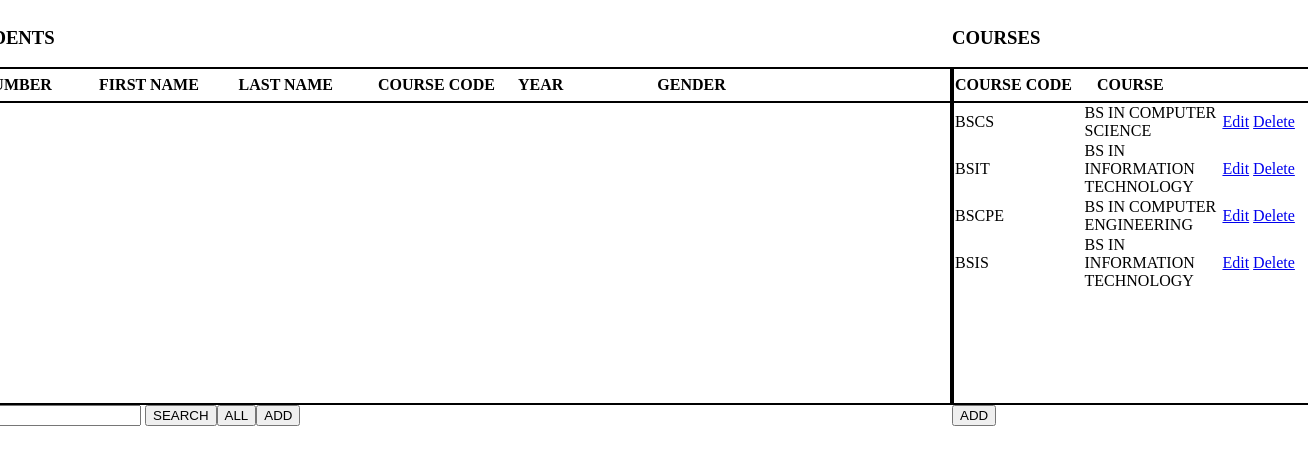
Screenshot of /search with the database file from the repository.
### tables this page shows
CREATE TABLE Courses(
    id INTEGER PRIMARY KEY AUTOINCREMENT,
    course_code TEXT,
    course_name TEXT
);

### run.py (the view)
@app.route('/search', methods=['GET', 'POST'])
def search_student():
    id_number = request.form.get('id_number')
    connection = sqlite3.connect("students.db")
    connection.row_factory = sqlite3.Row
    cursor = connection.cursor()
    cursor.execute("SELECT * FROM Students WHERE id_number = ?", (id_number,))
    data = cursor.fetchall()
    cursor.execute("SELECT * FROM Courses")
    datas = cursor.fetchall()
    return render_template("index.html", student=data, courses=datas)

### templates/index.html (shortened to what this page needs)
<!DOCTYPE html>
<html lang="en">
<head>
    <link rel="stylesheet" href="{{ url_for('static',filename='style.css') }}">
</head>
<body>
    <div>
        <h3>STUDENTS</h3>
        <div class="content">
            <table class="scroll">
                <thead>
                    <tr>
                        <th>ID NUMBER</th>
                        <th>FIRST NAME</th>
                        <th>LAST NAME</th>
                        <th>COURSE CODE</th>
                        <th>YEAR</th>
                        <th>GENDER</th>
                        <th></th>
                    </tr>
                </thead>
                <tbody>
                </tbody>
            </table>
        </div>
        <div class="functions-wrapper">
            <form action="{{ url_for('search_student') }}" method='POST'>
                <input type="text" name="id_number">
                <button type="submit">SEARCH</button>
            </form>
                <form action="{{ url_for('index') }}">
                    <button type="submit">ALL</button>
                </form>
            <button onclick="openForm()">ADD</button>
        </div>
    </div>
    <div>
        <div class="courses-content">
            <h3>COURSES</h3>
            <table class="scroll-course">
                <thead>
                    <tr>
                        <th>COURSE CODE</th>
                        <th>COURSE</th>
                    </tr>
                </thead>
                <tbody>
                    {% for course in courses %}
                    <tr>
                        <td>{{course.course_code}}</td>
                        <td>{{course.course_name}}</td>
                        <td>
                            <a href="/edit_course/{{course.id}}">Edit</a>
                            <a href="/delete_course/{{course.id}}">Delete</a>
                        </td>
                    {% endfor %}
                    </tr>
                </tbody>
            </table>
        </div>
        <div class="functions-container">
            <button onclick="openCourse()">ADD</button>
        </div>
    </div>
</body>
</html>

### static/style.css (style rules this page uses)
body { box-sizing: border-box; display: flex; justify-content: center; }
.functions-wrapper { display: flex; }
table.scroll { width: 996px; border-spacing: 0; border: 2px solid black; }
table.scroll tbody, table.scroll thead tr { display: block; }
table.scroll tbody { height: 300px; overflow-y: auto; overflow-x: hidden; }
table.scroll tbody td, table.scroll thead th { width: 140px; }
table.scroll thead th:last-child { width: 156px; }
thead tr th { height: 30px; line-height: 30px; text-align: left; }
tbody { border-top: 2px solid black; }
tbody td:last-child, thead th:last-child { border-right: none !important; }
table.scroll-course { width: 400px; border-spacing: 0; border: 2px solid black; }
table.scroll-course tbody, table.scroll-course thead tr { display: block; }
table.scroll-course tbody { height: 300px; overflow-y: auto; overflow-x: hidden; }
table.scroll-course tbody td, table.scroll-course thead th { width: 140px; }
table.scroll-course thead th:last-child { width: 156px; }

### rows the page displays
Courses: course_code "BSCS", course_name "BS IN COMPUTER SCIENCE"
Courses: course_code "BSIT", course_name "BS IN INFORMATION TECHNOLOGY"
Courses: course_code "BSCPE", course_name "BS IN COMPUTER ENGINEERING"
Courses: course_code "BSIS", course_name "BS IN INFORMATION TECHNOLOGY"
